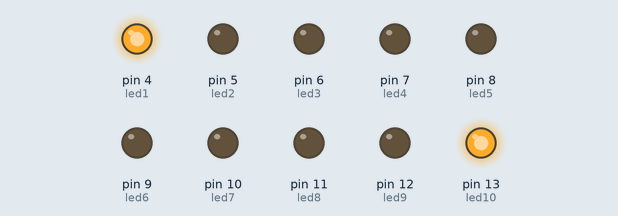
The sketch below on a simulated Arduino Uno, built with avr-gcc and run on an emulated ATmega328P. Shown: output pins drawn as LEDs (lit = HIGH).

Above: at 0.2 s.
At 1.2 s:
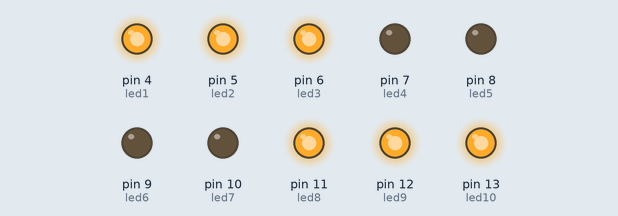
At 1.7 s:
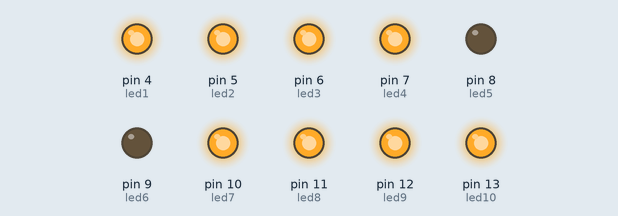
At 2.7 s:
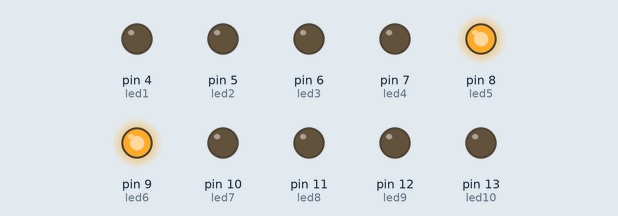
At 4.2 s:
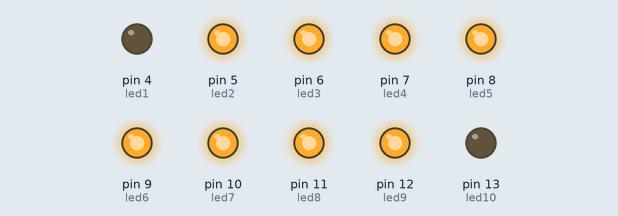
At 5.7 s:
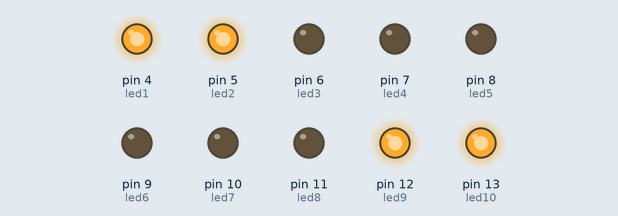
Timing chart, 0 to 6.5 s (numbered marks = the images above):
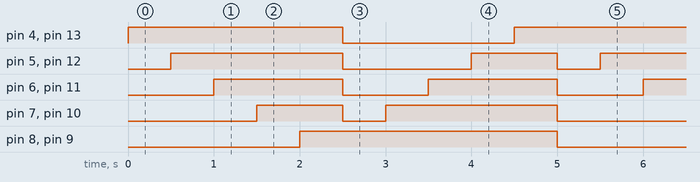

Measured:
- by itself, pin 4 (led1), pin 13 (led10): repeats every 5.0 s: LOW 2.0 s, HIGH 3.0 s
- by itself, pin 5 (led2), pin 12 (led9): repeats every 5.0 s: LOW 1.5 s, HIGH 1.0 s, LOW 0.50 s, HIGH 2.0 s
- by itself, pin 6 (led3), pin 11 (led8): alternates HIGH for 1.5 s and LOW for 1.0 s
- by itself, pin 7 (led4), pin 10 (led7): repeats every 5.0 s: LOW 0.50 s, HIGH 2.0 s, LOW 1.5 s, HIGH 1.0 s
- by itself, pin 8 (led5), pin 9 (led6): alternates HIGH for 3.0 s and LOW for 2.0 s

The sketch:

Programa_2.1.ino
```cpp
/************************************************************************
**                                                                     **
**                             TITOL: Regulador                        **
**                                                                     **
**                                                                     **
**   Nom : Yassine hakar                             DATA: 07/12/2016  **
************************************************************************/

//****************************INCLUDE ***********************************


//*************************** VARIABLES *********************************
 int led1 = 4;
 int led2 = 5;
 int led3 = 6;
 int led4 = 7;
 int led5 = 8;
 int led6 = 9;
 int led7 = 10;
 int led8 = 11;
 int led9 = 12;
 int led10 =13;


//**************************** SERUP ************************************


void setup() {                      //configura el fianl de salida

  pinMode(led1, OUTPUT);
  pinMode(led2, OUTPUT);
  pinMode(led3, OUTPUT);
  pinMode(led4, OUTPUT);
  pinMode(led5, OUTPUT);
  pinMode(led6, OUTPUT);
  pinMode(led7, OUTPUT);
  pinMode(led8, OUTPUT);
  pinMode(led9, OUTPUT);
  pinMode(led10, OUTPUT);


}

//******************************LOOP*************************************


void loop() {                        //inicia el bucle del probrama
 digitalWrite(led1, HIGH);
 digitalWrite(led2, LOW);
 digitalWrite(led3, LOW);
 digitalWrite(led4, LOW);
 digitalWrite(led5, LOW);
 digitalWrite(led6, LOW);
 digitalWrite(led7, LOW);
 digitalWrite(led8, LOW);
 digitalWrite(led9, LOW);
 digitalWrite(led10, HIGH);

 delay(500);

  digitalWrite(led1,HIGH);
 digitalWrite(led2, HIGH);
 digitalWrite(led3, LOW);
 digitalWrite(led4, LOW);
 digitalWrite(led5, LOW);
 digitalWrite(led6, LOW);
 digitalWrite(led7, LOW);
 digitalWrite(led8, LOW);
 digitalWrite(led9, HIGH);
 digitalWrite(led10, HIGH);
 delay(500);


  digitalWrite(led1,HIGH);
 digitalWrite(led2, HIGH);
 digitalWrite(led3, HIGH);
 digitalWrite(led4, LOW);
 digitalWrite(led5, LOW);
 digitalWrite(led6, LOW);
 digitalWrite(led7, LOW);
 digitalWrite(led8, HIGH);
 digitalWrite(led9, HIGH);
 digitalWrite(led10, HIGH);
 delay(500);


 digitalWrite(led1, HIGH);
 digitalWrite(led2, HIGH);
 digitalWrite(led3, HIGH);
 digitalWrite(led4, HIGH);
 digitalWrite(led5, LOW);
 digitalWrite(led6, LOW);
 digitalWrite(led7, HIGH);
 digitalWrite(led8, HIGH);
 digitalWrite(led9, HIGH);
 digitalWrite(led10, HIGH);
 delay(500);

  digitalWrite(led1,HIGH);
 digitalWrite(led2, HIGH);
 digitalWrite(led3, HIGH);
 digitalWrite(led4, HIGH);
 digitalWrite(led5, HIGH);
 digitalWrite(led6, HIGH);
 digitalWrite(led7, HIGH);
 digitalWrite(led8, HIGH);
 digitalWrite(led9, HIGH);
 digitalWrite(led10, HIGH);

 delay(500);


 digitalWrite(led1, LOW);
 digitalWrite(led2, LOW);
 digitalWrite(led3, LOW);
 digitalWrite(led4, LOW);
 digitalWrite(led5, HIGH);
 digitalWrite(led6, HIGH);
 digitalWrite(led7, LOW);
 digitalWrite(led8, LOW);
 digitalWrite(led9, LOW);
 digitalWrite(led10, LOW);

 delay(500);


  digitalWrite(led1, LOW);
 digitalWrite(led2, LOW);
 digitalWrite(led3, LOW);
 digitalWrite(led4, HIGH);
 digitalWrite(led5, HIGH);
 digitalWrite(led6, HIGH);
 digitalWrite(led7, HIGH);
 digitalWrite(led8, LOW);
 digitalWrite(led9, LOW);
 digitalWrite(led10, LOW);
 delay(500);

  digitalWrite(led1, LOW);
 digitalWrite(led2, LOW);
 digitalWrite(led3, HIGH);
 digitalWrite(led4, HIGH);
 digitalWrite(led5, HIGH);
 digitalWrite(led6, HIGH);
 digitalWrite(led7, HIGH);
 digitalWrite(led8, HIGH);
 digitalWrite(led9, LOW);
 digitalWrite(led10, LOW);
 delay(500);
 digitalWrite(led1, LOW);
 digitalWrite(led2, HIGH);
 digitalWrite(led3, HIGH);
 digitalWrite(led4, HIGH);
 digitalWrite(led5, HIGH);
 digitalWrite(led6, HIGH);
 digitalWrite(led7, HIGH);
 digitalWrite(led8, HIGH);
 digitalWrite(led9, HIGH);
 digitalWrite(led10, LOW);
 delay(500);
 digitalWrite(led1, HIGH);
 digitalWrite(led2, HIGH);
 digitalWrite(led3, HIGH);
 digitalWrite(led4, HIGH);
 digitalWrite(led5, HIGH);
 digitalWrite(led6, HIGH);
 digitalWrite(led7, HIGH);
 digitalWrite(led8, HIGH);
 digitalWrite(led9, HIGH);
 digitalWrite(led10, HIGH);
 delay(500);


//****************************** FUNCIONES ******************************
}
```
